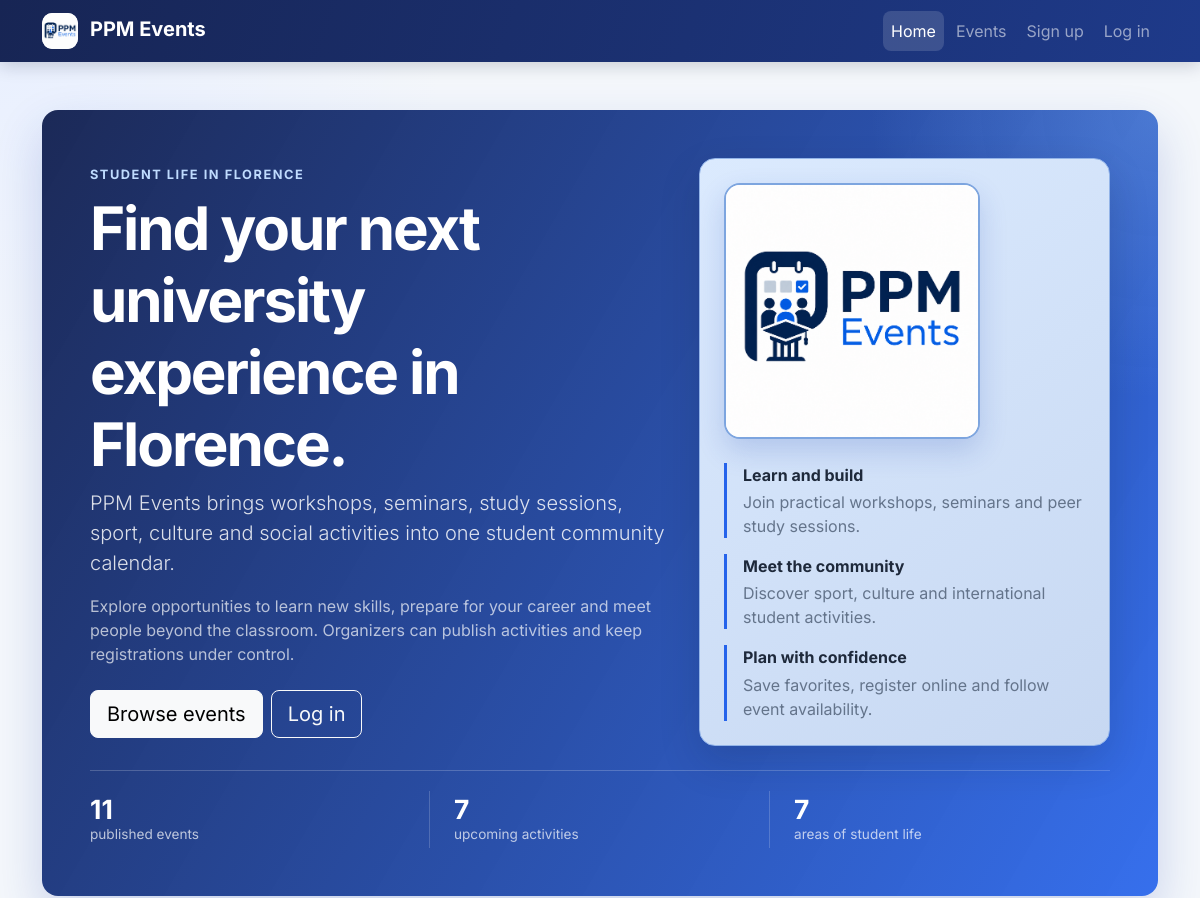
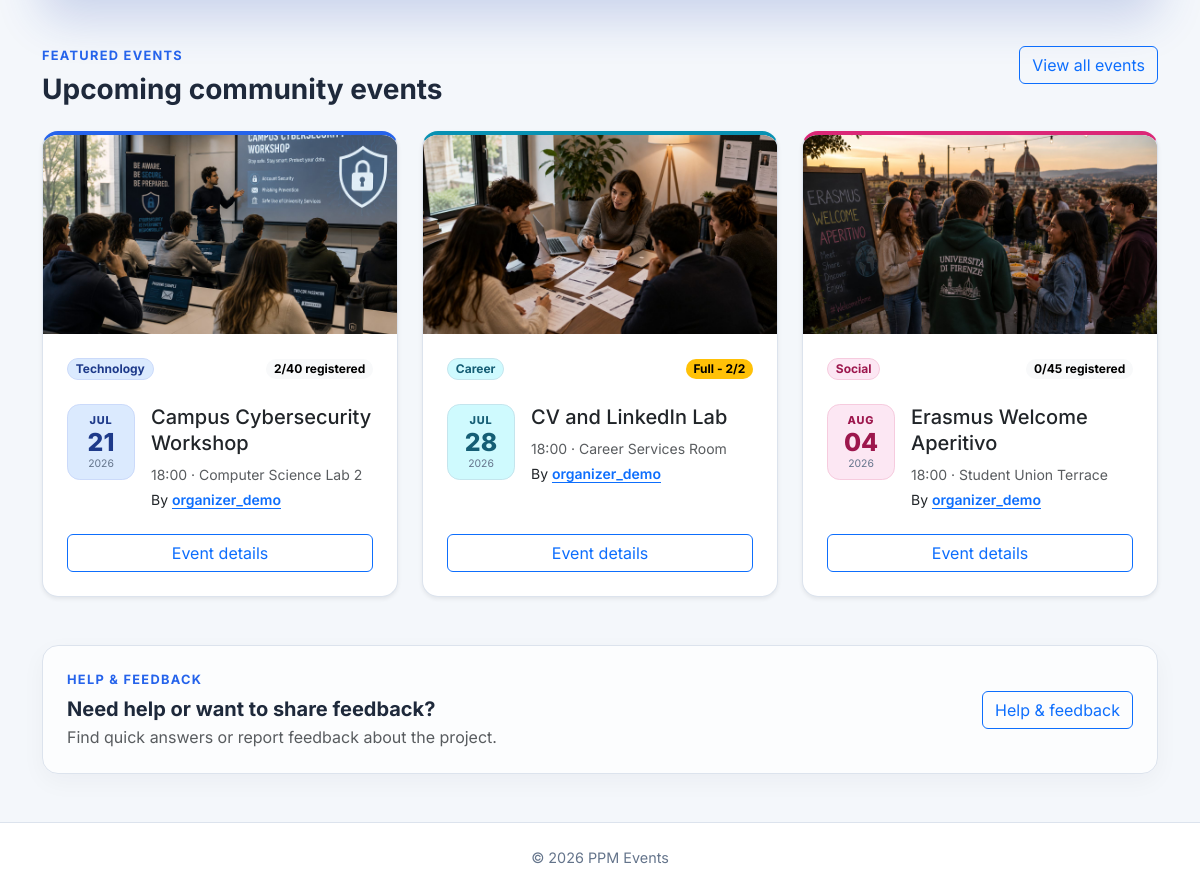
The page / on the database its author committed (2 pictures, top to bottom).
### events/models.py (models this page shows, shortened)
class Event(models.Model):
    class Status(models.TextChoices):
        DRAFT = "draft", "Draft"
        PUBLISHED = "published", "Published"
        CANCELLED = "cancelled", "Cancelled"
    organizer = models.ForeignKey(
        settings.AUTH_USER_MODEL,
        on_delete=models.CASCADE,
        related_name="organized_events",
    )
    category = models.ForeignKey(
        Category,
        on_delete=models.PROTECT,
        related_name="events",
        null=True,
        blank=True,
    )
    title = models.CharField(max_length=200)
    description = models.TextField()
    image = models.ImageField(
        upload_to="event_images/%Y/%m/",
        blank=True,
        validators=[
            FileExtensionValidator(
                allowed_extensions=ALLOWED_EVENT_IMAGE_EXTENSIONS
            ),
            validate_event_image_size,
        ],
    )
    starts_at = models.DateTimeField()
    ends_at = models.DateTimeField()
    location = models.CharField(max_length=255)
    capacity = models.PositiveIntegerField(
        validators=[MinValueValidator(1)],
    )
    status = models.CharField(
        max_length=20,
        choices=Status.choices,
        default=Status.DRAFT,
    )
    created_at = models.DateTimeField(auto_now_add=True)
    updated_at = models.DateTimeField(auto_now=True)
    objects = EventQuerySet.as_manager()
    class Meta:
        ordering = ["starts_at", "title"]
        constraints = [
            models.CheckConstraint(
                condition=Q(capacity__gte=1),
                name="event_capacity_at_least_one",
            ),
            models.CheckConstraint(
                condition=Q(ends_at__gt=F("starts_at")),
                name="event_ends_after_start",
            ),
        ]
        indexes = [
            models.Index(fields=["status", "starts_at"]),
            models.Index(fields=["organizer", "starts_at"]),
        ]
    def get_absolute_url(self):
        return reverse("events:detail", kwargs={"pk": self.pk})
    @property
    def has_ended(self):
        return self.ends_at <= timezone.now()

class Category(models.Model):
    name = models.CharField(max_length=80, unique=True)
    slug = models.SlugField(max_length=80, unique=True)
    class Meta:
        ordering = ["name"]
        verbose_name_plural = "categories"

### events/views.py (the view)
# urls.py: path("", HomeView.as_view(), name="home"),
class HomeView(TemplateView):
    template_name = "events/home.html"
    def get_context_data(self, **kwargs):
        context = super().get_context_data(**kwargs)
        now = timezone.now()
        context["featured_events"] = (
            Event.objects.public()
            .filter(starts_at__gte=now)
            .select_related("organizer", "category")
            .annotate(registration_count=Count("registrations"))[:3]
        )
        context["community_stats"] = Event.objects.public().aggregate(
            published_events=Count("pk"),
            upcoming_events=Count(
                "pk",
                filter=Q(starts_at__gte=now),
            ),
            active_categories=Count("category", distinct=True),
        )
        return context

### accounts/context_processors.py (called while the page is built)
def roles(request):
    return {
        "user_is_attendee": is_attendee(request.user),
        "user_is_organizer": is_organizer(request.user),
    }

### accounts/roles.py (called while the page is built)
def get_user_roles(user):
    if not user.is_authenticated:
        return frozenset()
    if not hasattr(user, "_ppm_role_names"):
        user._ppm_role_names = frozenset(
            user.groups.values_list("name", flat=True)
        )
    return user._ppm_role_names

def user_has_role(user, role):
    return role.value in get_user_roles(user)

def is_admin(user):
    return user.is_authenticated and user.is_staff

def is_attendee(user):
    return (
        user_has_role(user, Role.ATTENDEE)
        or user_has_role(user, Role.ORGANIZER)
        or is_admin(user)
    )

def is_organizer(user):
    return user_has_role(user, Role.ORGANIZER) or is_admin(user)

### events/models.py (called while the page is built)
    def public(self):
        return self.filter(status=Event.Status.PUBLISHED)

### templates/events/home.html (shortened to what this page needs)
{% extends "base.html" %}
{% load static %}
{% block content %}
<section class="hero-section rounded-4 p-4 p-md-5">
    <div class="row align-items-center g-4">
        <div class="col-lg-7">
            <p class="hero-eyebrow mb-2">Student life in Florence</p>
            <h1 class="display-4 fw-bold">
                Find your next university experience in Florence.
            </h1>
            <p class="lead hero-intro mb-3">
                PPM Events brings workshops, seminars, study sessions,
                sport, culture and social activities into one student
                community calendar.
            </p>
            <p class="hero-supporting-copy mb-4">
                Explore opportunities to learn new skills, prepare for your
                career and meet people beyond the classroom. Organizers can
                publish activities and keep registrations under control.
            </p>
            <div class="d-flex flex-wrap gap-2">
                <a class="btn btn-light btn-lg" href="{% url 'events:list' %}">
                    Browse events
                </a>
                {% if user_is_organizer %}
                    <a
                        class="btn btn-outline-light btn-lg"
                        href="{% url 'events:create' %}"
                    >
                        Create an event
                    </a>
                {% elif not user.is_authenticated %}
                    <a
                        class="btn btn-outline-light btn-lg"
                        href="{% url 'accounts:login' %}"
                    >
                        Log in
                    </a>
                {% endif %}
            </div>
        </div>
        <div class="col-lg-5">
            <div class="hero-feature-panel hero-logo-panel rounded-4 p-4">
                <div class="hero-logo-frame mb-4">
                    <img
                        class="hero-logo"
                        src="{% static 'img/ppm-events-logo.png' %}?v=3"
                        alt="PPM Events"
                    >
                </div>
                <dl class="hero-summary-list mb-0">
                    <div>
                        <dt>Learn and build</dt>
                        <dd>Join practical workshops, seminars and peer study sessions.</dd>
                    </div>
                    <div>
                        <dt>Meet the community</dt>
                        <dd>Discover sport, culture and international student activities.</dd>
                    </div>
                    <div>
                        <dt>Plan with confidence</dt>
                        <dd>Save favorites, register online and follow event availability.</dd>
                    </div>
                </dl>
            </div>
        </div>
    </div>
    <div class="hero-stats mt-4" aria-label="PPM Events community summary">
        <div>
            <strong>{{ community_stats.published_events }}</strong>
            <span>published events</span>
        </div>
        <div>
            <strong>{{ community_stats.upcoming_events }}</strong>
            <span>upcoming activities</span>
        </div>
        <div>
            <strong>{{ community_stats.active_categories }}</strong>
            <span>areas of student life</span>
        </div>
    </div>
</section>
<section class="mt-5">
    <div class="d-flex flex-column flex-sm-row justify-content-between gap-3 mb-4">
        <div>
            <p class="page-kicker mb-2">Featured events</p>
            <h2 class="h3 fw-bold mb-0">Upcoming community events</h2>
        </div>
        <div>
            <a class="btn btn-outline-primary" href="{% url 'events:list' %}">
                View all events
            </a>
        </div>
    </div>
    {% if featured_events %}
        <div class="row g-4">
            {% for event in featured_events %}
                <div class="col-md-6 col-xl-4">
                    {% include "includes/event_card.html" with capacity_count=event.registration_count heading_level=3 button_label="Event details" %}
                </div>
            {% endfor %}
        </div>
    {% else %}
        {% include "includes/empty_state.html" with title="No published events" description="When an organizer publishes an event, it will appear in this section." action_url=None action_label=None %}
    {% endif %}
</section>
<section class="contact-cta mt-5 rounded-4 p-4">
    <div class="d-flex flex-column flex-md-row align-items-md-center justify-content-between gap-3">
        <div>
            <p class="page-kicker mb-2">Help & Feedback</p>
            <h2 class="h5 fw-bold mb-1">Need help or want to share feedback?</h2>
            <p class="text-muted mb-0">
                Find quick answers or report feedback about the project.
            </p>
        </div>
        <a class="btn btn-outline-primary flex-shrink-0" href="{% url 'events:contact' %}">
            Help & feedback
        </a>
    </div>
</section>
{% endblock %}

### templates/includes/event_card.html (shortened to what this page needs)
{% load i18n %}
{% language "en" %}
<article class="card event-card category-accent category-{{ event.category.slug|default:'other' }} h-100 shadow-sm">
    {% if event.image %}
        <div class="event-card-media">
            <img
                src="{{ event.image.url }}"
                alt="{{ event.title }}"
                loading="lazy"
                width="1600"
                height="900"
            >
        </div>
    {% endif %}
    <div class="card-body d-flex flex-column p-4">
        <div class="d-flex flex-wrap justify-content-between align-items-center gap-2 mb-4">
            <span class="badge rounded-pill category-badge">
                {{ event.category.name|default:"Other" }}
            </span>
            {% if event.has_ended %}
                <span class="badge rounded-pill event-state-badge event-state-past">
                    Past event
                </span>
            {% elif capacity_count >= event.capacity %}
                <span class="badge rounded-pill text-bg-warning">
                    Full - {{ capacity_count }}/{{ event.capacity }}
                </span>
            {% else %}
                <span class="badge rounded-pill text-bg-light">
                    {{ capacity_count }}/{{ event.capacity }} registered
                </span>
            {% endif %}
        </div>
        <div class="d-flex gap-3 align-items-start mb-4">
            <time
                class="event-date-tile"
                datetime="{{ event.starts_at|date:'c' }}"
                aria-label="{{ event.starts_at|date:'d F Y, H:i' }}"
            >
                <span class="event-date-month">{{ event.starts_at|date:"M" }}</span>
                <span class="event-date-day">{{ event.starts_at|date:"d" }}</span>
                <span class="event-date-year">{{ event.starts_at|date:"Y" }}</span>
            </time>
            <div class="min-w-0">
                {% if heading_level == 3 %}
                    <h3 class="h5 card-title mb-2">{{ event.title }}</h3>
                {% else %}
                    <h2 class="h5 card-title mb-2">{{ event.title }}</h2>
                {% endif %}
                <p class="small text-body-secondary mb-1">
                    {{ event.starts_at|date:"H:i" }} &middot; {{ event.location }}
                </p>
                <p class="small mb-0">
                    By
                    <a
                        class="position-relative z-2 organizer-link"
                        href="{% url 'events:organizer_history' event.organizer_id %}"
                    >
                        {{ event.organizer.get_username }}
                    </a>
                </p>
            </div>
        </div>
        <a
            class="btn btn-outline-primary mt-auto stretched-link"
            href="{{ event.get_absolute_url }}"
            aria-label="View details for {{ event.title }}"
        >
            {{ button_label|default:"View event" }}
        </a>
    </div>
</article>
{% endlanguage %}

### rows shown on the page
Event: image (picture), category.name "Technology", capacity_count "2", capacity "40", starts_at "JUL", starts_at "21", starts_at "2026", title "Campus Cybersecurity Workshop", starts_at "18:00", location "Computer Science Lab 2", organizer.get_username "organizer_demo", button_label "Event details"
Event: image (picture), category.name "Career", capacity "2", starts_at "JUL", starts_at "28", starts_at "2026", title "CV and LinkedIn Lab", starts_at "18:00", location "Career Services Room", organizer.get_username "organizer_demo", button_label "Event details"
Event: image (picture), category.name "Social", capacity_count "0", capacity "45", starts_at "AUG", starts_at "04", starts_at "2026", title "Erasmus Welcome Aperitivo", starts_at "18:00", location "Student Union Terrace", organizer.get_username "organizer_demo", button_label "Event details"

### other values the page prints
{{ community_stats.published_events }} "11"
{{ community_stats.upcoming_events }} "7"
{{ community_stats.active_categories }} "7"
